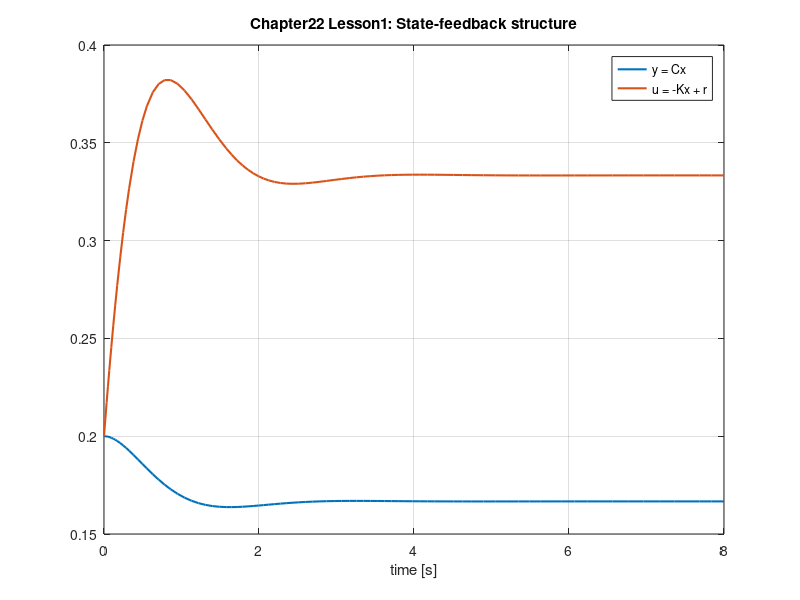
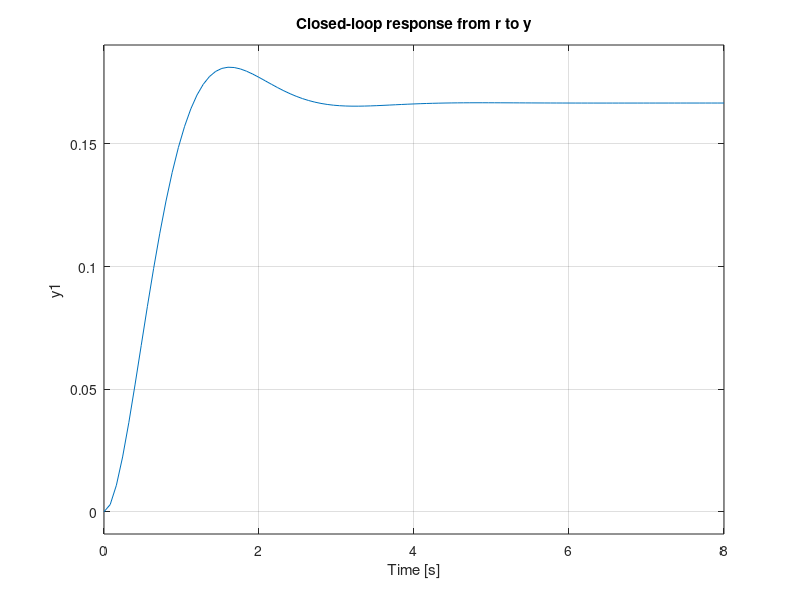

Here is the MATLAB script that generated these plots, in order:
% Chapter22_Lesson1.m
% Structure of state-feedback law: u = -K x + r
% Requires MATLAB. Control System Toolbox and Simulink sections are optional.

clear; clc; close all;

% Mass-spring-damper model:
% x1 = position, x2 = velocity, u = force
A = [0 1; -2 -0.4];
B = [0; 1];
C = [1 0];
D = 0;

% State-feedback gain. The structure is u = -K*x + r.
K = [4 2.6];
Acl = A - B*K;

disp('A - B*K =');
disp(Acl);
disp('Closed-loop eigenvalues:');
disp(eig(Acl));

% Constant command injected at the plant input
r = 1.0;
xbar = -Acl\(B*r);
ybar = C*xbar;
disp('Constant-r equilibrium xbar:');
disp(xbar);
disp('Constant-r equilibrium ybar:');
disp(ybar);

% From-scratch simulation with ode45
x0 = [0.2; 0.0];
f = @(t,x) A*x + B*(-K*x + r);
[t,x] = ode45(f, [0 8], x0);
u = zeros(length(t),1);
y = zeros(length(t),1);
for i = 1:length(t)
    u(i) = -K*x(i,:)' + r;
    y(i) = C*x(i,:)';
end

figure;
plot(t,y,'LineWidth',1.5); hold on;
plot(t,u,'LineWidth',1.5);
grid on;
xlabel('time [s]');
legend('y = Cx','u = -Kx + r');
title('Chapter22 Lesson1: State-feedback structure');

% Optional Control System Toolbox view:
% Closed-loop model from r to y is xdot = (A-BK)x + B r, y = Cx.
sys_cl = ss(Acl, B, C, D);
figure;
step(sys_cl, 8);
grid on;
title('Closed-loop response from r to y');

% Optional Simulink construction sketch.
% This creates the main blocks; depending on MATLAB release, block positions
% or State-Space parameter formatting may need minor manual adjustment.
%
% model = 'Chapter22_Lesson1_Simulink';
% new_system(model); open_system(model);
% add_block('simulink/Sources/Constant', [model '/r']);
% set_param([model '/r'], 'Value', '1');
% add_block('simulink/Continuous/State-Space', [model '/Plant']);
% set_param([model '/Plant'], 'A', mat2str(A), 'B', mat2str(B), ...
%     'C', mat2str(eye(2)), 'D', mat2str(zeros(2,1)));
% add_block('simulink/Math Operations/Gain', [model '/-K']);
% set_param([model '/-K'], 'Gain', mat2str(-K));
% add_block('simulink/Math Operations/Sum', [model '/Sum']);
% set_param([model '/Sum'], 'Inputs', '++');
% add_block('simulink/Sinks/Scope', [model '/Scope']);
% % Connect: Plant states -> -K -> Sum, r -> Sum, Sum -> Plant input.
% % save_system(model);
